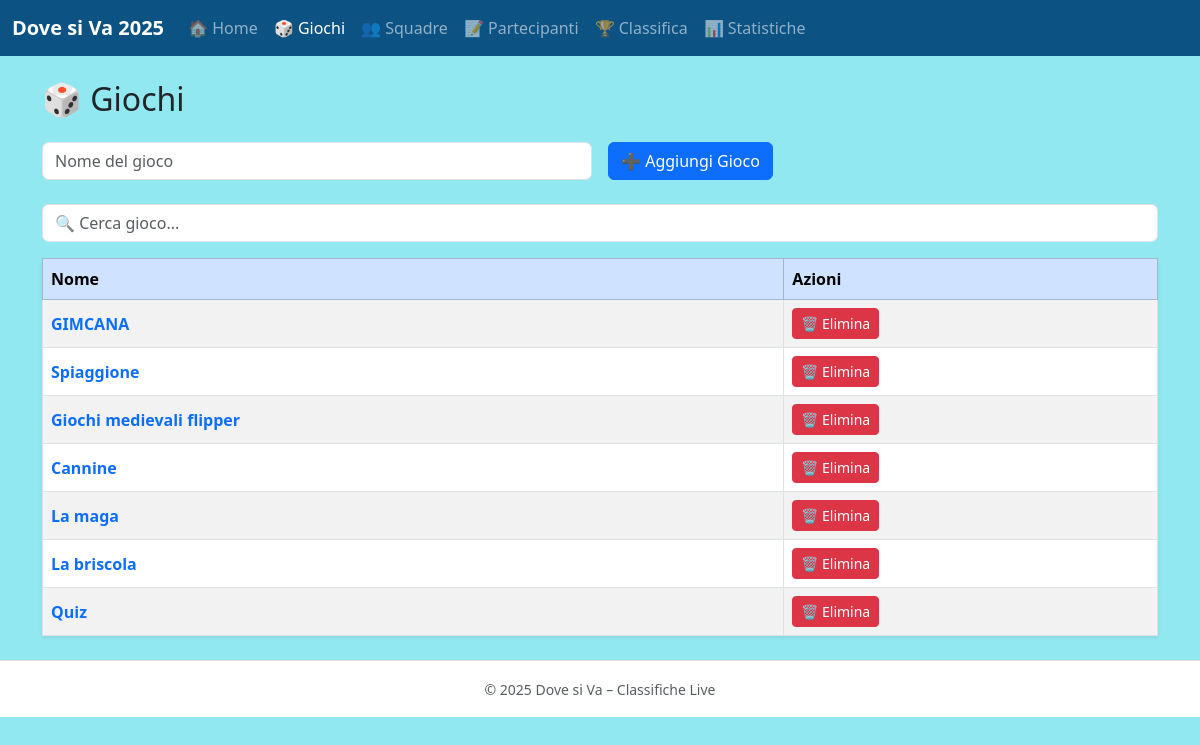
/giochi, run on the app's committed database.
### app.py (models this page shows)
class Gioco(db.Model):
    id = db.Column(db.Integer, primary_key=True)
    nome = db.Column(db.String(100), nullable=False, unique=True)
    punteggi = db.relationship("Punteggio", backref="gioco", lazy=True)

### app.py (the view, shortened to what this page needs)
@app.route("/giochi", methods=["GET", "POST"])
def giochi():
    return render_template("giochi.html", giochi=Gioco.query.all())

### templates/giochi.html (shortened to what this page needs)
{% extends "base.html" %}
{% block content %}
<h2 class="mb-4">🎲 Giochi</h2>
<form method="post" class="row g-3 mb-4">
  <div class="col-md-6">
    <input type="text" class="form-control" name="nome" placeholder="Nome del gioco" required>
  </div>
  <div class="col-md-6">
    <button type="submit" class="btn btn-primary">➕ Aggiungi Gioco</button>
  </div>
</form>
<input type="text" id="searchInput" class="form-control mb-3" placeholder="🔍 Cerca gioco...">
<table id="dataTable" class="table table-striped table-bordered align-middle shadow-sm">
  <thead class="table-primary">
    <tr>
      <th>Nome</th>
      <th>Azioni</th>
    </tr>
  </thead>
  <tbody>
    {% for g in giochi %}
    <tr>
      <td>
        <a href="{{ url_for('gioco_detail', gid=g.id) }}" class="fw-bold text-decoration-none">{{ g.nome }}</a>
      </td>
      <td>
        <form action="{{ url_for('delete_gioco', gid=g.id) }}" method="post" style="display:inline;">
          <button type="submit" class="btn btn-sm btn-danger"
                  onclick="return confirm('Sei sicuro di voler eliminare questo gioco?');">🗑️ Elimina</button>
        </form>
      </td>
    </tr>
    {% endfor %}
  </tbody>
</table>
{% endblock %}

### templates/base.html (style rules this page uses)
body { background-color: #92e8f1; }

### data on the page
Gioco: nome "GIMCANA"
Gioco: nome "Spiaggione"
Gioco: nome "Giochi medievali flipper"
Gioco: nome "Cannine"
Gioco: nome "La maga"
Gioco: nome "La briscola"
Gioco: nome "Quiz"
